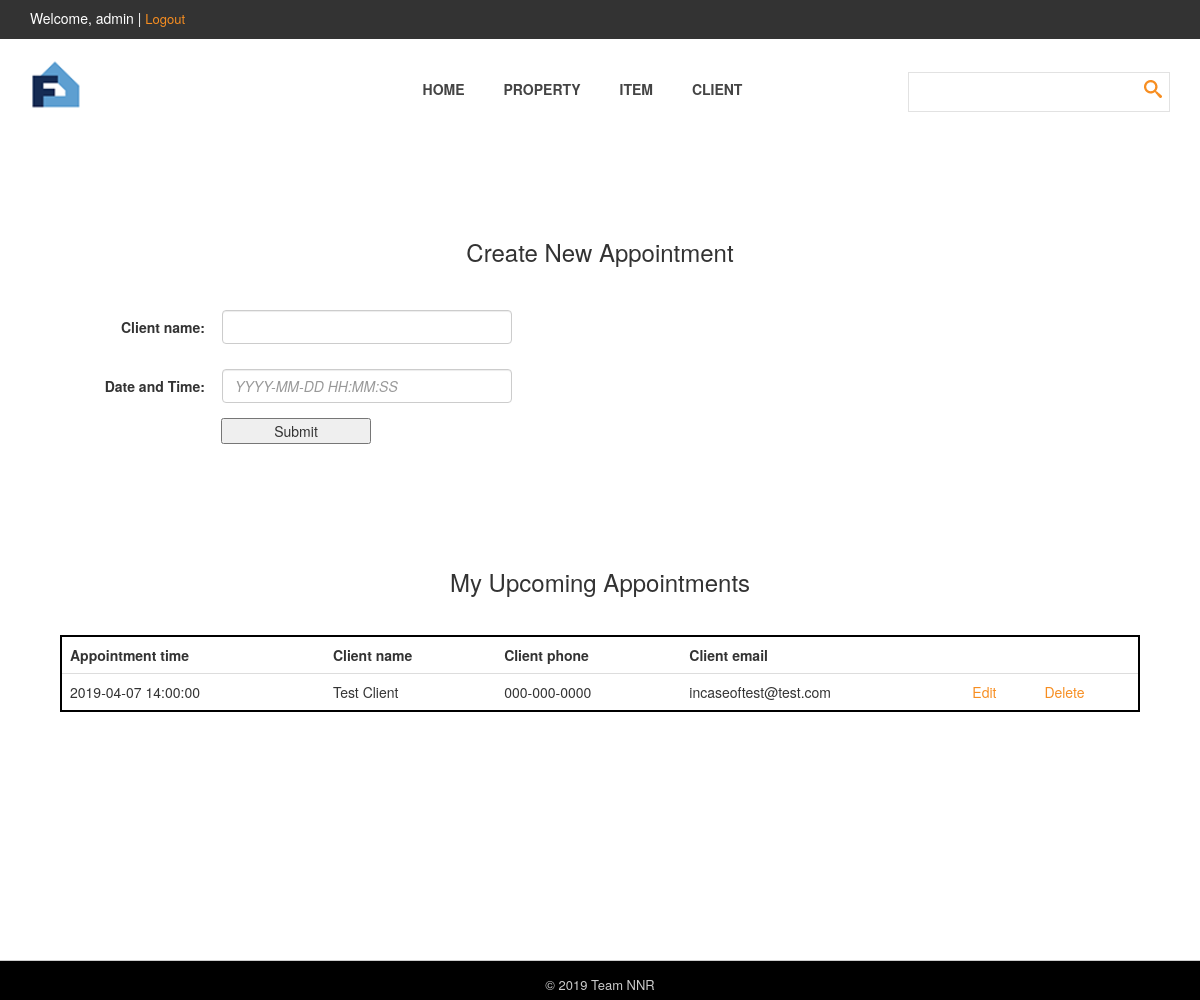
Screenshot of / (signed in) with the database file from the repository.
### tables this page shows
CREATE TABLE `appointment` (
  `apptId` int(11) NOT NULL,
  `apptDate` datetime NOT NULL,
  `Client_clientId` int(11) NOT NULL,
  `User_userId` int(11) NOT NULL
);

CREATE TABLE `client` (
  `clientId` int(11) NOT NULL,
  `clientName` varchar(100) NOT NULL,
  `clientAddress1` varchar(200) NOT NULL,
  `clientAddress2` varchar(200) NOT NULL,
  `clientCity` varchar(50) NOT NULL,
  `clientProv` varchar(50) NOT NULL,
  `clientPostal` varchar(50) NOT NULL,
  `clientPhone1` varchar(200) NOT NULL,
  `clientPhone2` varchar(200) NOT NULL,
  `clientEmail` varchar(200) NOT NULL,
  `clientDetails` varchar(300) NOT NULL,
  `clientIdentification` mediumblob NOT NULL
);

### main/control.php (called while the page is built, shortened)
<?php
require_once('TCommon.php');
function list_appointments(){
    $uid = $_SESSION['ID'];
    $query = "SELECT  appointment.apptId, appointment.apptDate, client.clientName, client.clientPhone1, client.clientEmail FROM appointment
        JOIN client ON appointment.Client_clientId=client.clientId WHERE appointment.User_userId=$uid";
    return TCommon::getAll($query);
}

### main/dbHelper.php (called while the page is built, shortened)
<?php
Class DbHelper{
    private $pdo=null;
    public $sql="init";
    public $putErrorInfo=TRUE;
    public function __construct($dbConfig){
        try{
            $this->pdo = new PDO('mysql:host='.$dbConfig["host"].';dbname='.$dbConfig["dbName"], $dbConfig["user"],$dbConfig["pwd"]);
            $this->pdo->setAttribute(PDO::ATTR_ERRMODE, PDO::ERRMODE_EXCEPTION);
            $this->pdo->exec('set names utf8');
        }
        catch(PDOException $e){
            $this->$msg=$e->getMassage();
        }
    }
    public function querySql($sql){
        try{
            $this->sql=$sql;
            $this->pdo->exec('set names utf8');
            return $this->pdo->query($this->sql);
        }
        catch(PDOException $e){
            $this->msg= $e->getMessage();
            if($this->putErrorInfo){
                echo $this->msg."<br>".$this->sql;
            }
            return false;
        }
    }
}
?>

### main/TCommon.php (called while the page is built, shortened)
<?php
require_once('dbHelper.php');
Class TCommon
{
    static public $dbConfig = array(
        "host" => "localhost",
        "dbName" => "propertymanagement",
        "user" => "root",
        "pwd" => ""
    );
    static public function getAll($sql){
        $db = new DbHelper(TCommon::$dbConfig);
        $item = $db->querySql($sql);
        return $item->fetchAll();
    }
}
?>

### index.php (the view, shortened to what this page needs)
<?php
require_once('head.php');
?>
<?php if($u_name) {?>
<form class="form-ajax-post"
data-action="./main/control.php?act=create_appointment"
    data-url="index.php">
    <h3 class="title">Create New Appointment</h3><br>
	<div id="newAppointment" class="form-group">
		<label for="clientName">Client name:</label>
		<input name="clientName" type="text" class="form-control"/>
	</div>
	<div id="newAppointment" class="form-group">
		<label for="apptDate">Date and Time:</label>
		<input name="apptDate" type="text" placeholder="YYYY-MM-DD HH:MM:SS" data-clear-btn="true" class="form-control"/>
	</div>
	<div id="newAppointmentButton" class="form-group ">
		<button class="form-ajax-btn " type="submit">Submit</button>
	</div>
    <br>
</form>
    <h3 class="title">My Upcoming Appointments</h3><br>
    <?php $arr = list_appointments(); ?>
    <table class="table">
        <thead>
        <tr>
            <td>Appointment time</td>
            <td>Client name</td>
            <td>Client phone</td>
            <td>Client email</td>
            <td></td>
            <td></td>
        </tr>
        </thead>
        <tbody>
        <?php foreach($arr as $k => $v){ ?>
            <tr>
                <td><?php echo $v["apptDate"] ;?></td>
                <td><?php echo $v["clientName"] ;?></td>
                <td><?php echo $v["clientPhone1"] ;?></td>
                <td><?php echo $v["clientEmail"] ;?></td>
                <td><a href="./edit_appointment_page.php?apptDate=<?php echo $v['apptDate']?>">Edit</a></td>
                <td><a href="./main/control.php?act=del_appointment&apptDate=<?php echo $v['apptDate']?>?>">Delete</a></td>
            </tr>
        <?php  } ?>
        </tbody>
    </table>
<?php }else{?>
    <h3 class="title">Please login/register first</h3>
<?php } require_once('foot.php'); ?>

### css/stylesheet.css (style rules this page uses)
a { text-decoration: none; color: #f78e21; }
*, *:before, *:after { -moz-box-sizing: border-box; -webkit-box-sizing: border-box; box-sizing: border-box; }
input, textarea { padding: 10px; border: 1px solid #e2e2e2; width: 100%; margin-top: 25px; font-size: 13px; font-style: italic; font-weight: 300; color: #aaa; outline: none; }
@media screen and (min-width: 995px) { body { overflow-x: hidden; } }

### css/mystyle.css (style rules this page uses)
.title { text-align: center; margin-top: 100px; }
.form-group { width:100%; margin:5px; }
.form-group label { display: inline-block; width: 200px; margin-right:3px; text-align: right; }
.form-group input { display: inline-block; width: 290px!important; margin: 10px; }
.form-group button { width: 150px!important; margin-right: 3px; text-align: center; margin-left: 208px; }
.table { margin: 10px 5% 5%; border-collapse: collapse; width: 90%; border: 2px solid black; }
thead tr td { font-weight:bold; }
#newAppointment, #editAppointment { text-align: left; }
#newAppointmentButton, #editAppointmentButton { text-align: left; margin-left: 13px; }

### rows the page displays
appointment: apptDate "2019-04-07 14:00:00", client.clientName "Test Client", client.clientPhone1 "000-000-0000", client.clientEmail "incaseoftest@test.com"

### other values shown
$u_name "admin"
TCommon::$mainAuthor "Team NNR"
